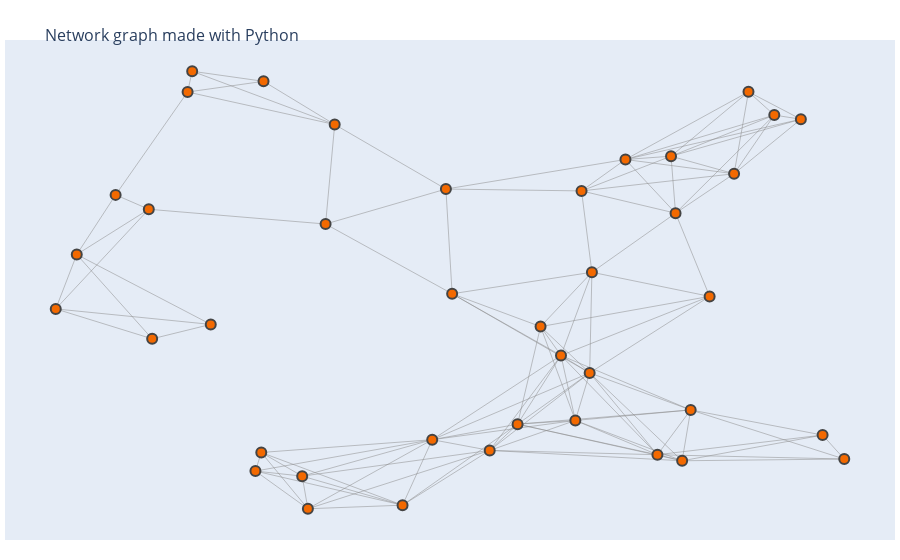

The cell this chart's notebook holds for it:
### Code cell
# map_40 is a bigger map than map_10
map_40 = load_map_40()
show_map(map_40)

### Figure 1 — Plotly figure (JSON) as saved in the notebook; plotly's stock layout.template omitted (floating-point values rounded to 4 significant figures; data arrays with more than 128 entries replaced by an {"elided": "..."} marker saying what was removed)
{"data": [{"hoverinfo": "none", "line": {"color": "#888", "width": 0.5}, "mode": "lines", "type": "scatter", "x": {"elided": "369 float values"}, "y": {"elided": "369 float values"}}, {"hoverinfo": "text", "marker": {"color": [0, 0, 0, 0, 0, 0, 0, 0, 0, 0, 0, 0, 0, 0, 0, 0, 0, 0, 0, 0, 0, 0, 0, 0, 0, 0, 0, 0, 0, 0, 0, 0, 0, 0, 0, 0, 0, 0, 0, 0], "colorbar": {"thickness": 15, "title": {"side": "right", "text": "Node Connections"}, "xanchor": "left"}, "colorscale": [[0, "rgb(0, 0, 0)"], [0.3333, "rgb(230,0,0)"], [0.6667, "rgb(255,210,0)"], [1, "rgb(255,255,255)"]], "line": {"width": 2}, "reversescale": true, "showscale": false, "size": 10}, "mode": "markers", "text": ["Intersection 0<br>Neighbors: 36, 34, 31, 28, 17", "Intersection 1<br>Neighbors: 35, 31, 27, 26, 25, 20, 18, 17, 15, 6", "Intersection 2<br>Neighbors: 39, 36, 21, 19, 9, 7, 4", "Intersection 3<br>Neighbors: 35, 20, 15, 11, 6", "Intersection 4<br>Neighbors: 2, 39, 36, 21, 19, 9, 7", "Intersection 5<br>Neighbors: 32, 16, 14", "Intersection 6<br>Neighbors: 1, 3, 35, 20, 15, 11", "Intersection 7<br>Neighbors: 2, 4, 39, 36, 22, 21, 19, 9", "Intersection 8<br>Neighbors: 33, 30, 14", "Intersection 9<br>Neighbors: 2, 4, 7, 36, 21, 19", "Intersection 10<br>Neighbors: 31, 27, 26, 25, 24, 18, 17, 13", "Intersection 11<br>Neighbors: 3, 6, 35, 20, 15", "Intersection 12<br>Neighbors: 37, 34, 31, 28, 22, 17", "Intersection 13<br>Neighbors: 10, 27, 24, 18", "Intersection 14<br>Neighbors: 5, 8, 33, 30, 16", "Intersection 15<br>Neighbors: 1, 3, 6, 11, 35, 31, 26, 25, 20, 17", "Intersection 16<br>Neighbors: 5, 14, 37, 30", "Intersection 17<br>Neighbors: 0, 1, 10, 12, 15, 34, 31, 28, 26, 25, 18", "Intersection 18<br>Neighbors: 1, 10, 13, 17, 31, 27, 26, 25, 24", "Intersection 19<br>Neighbors: 2, 4, 7, 9, 21", "Intersection 20<br>Neighbors: 1, 3, 6, 11, 15, 35, 26", "Intersection 21<br>Neighbors: 2, 4, 7, 9, 19", "Intersection 22<br>Neighbors: 7, 12, 39, 37, 29", "Intersection 23<br>Neighbors: 38, 32, 29", "Intersection 24<br>Neighbors: 10, 13, 18, 27", "Intersection 25<br>Neighbors: 1, 10, 15, 17, 18, 34, 31, 27, 26", "Intersection 26<br>Neighbors: 1, 10, 15, 17, 18, 20, 25, 34, 31, 27", "Intersection 27<br>Neighbors: 1, 10, 13, 18, 24, 25, 26, 31", "Intersection 28<br>Neighbors: 0, 12, 17, 39, 36, 34, 31", "Intersection 29<br>Neighbors: 22, 23, 38, 37, 32", "Intersection 30<br>Neighbors: 8, 14, 16, 33", "Intersection 31<br>Neighbors: 0, 1, 10, 12, 15, 17, 18, 25, 26, 27, 28, 34", "Intersection 32<br>Neighbors: 5, 23, 29, 38", "Intersection 33<br>Neighbors: 8, 14, 30", "Intersection 34<br>Neighbors: 0, 12, 17, 25, 26, 28, 31", "Intersection 35<br>Neighbors: 1, 3, 6, 11, 15, 20", "Intersection 36<br>Neighbors: 0, 2, 4, 7, 9, 28, 39", "Intersection 37<br>Neighbors: 12, 16, 22, 29", "Intersection 38<br>Neighbors: 23, 29, 32", "Intersection 39<br>Neighbors: 2, 4, 7, 22, 28, 36"], "type": "scatter", "x": [0.7802, 0.525, 0.8085, 0.2599, 0.7354, 0.09089, 0.314, 0.6825, 0.2013, 0.8552, 0.7582, 0.2531, 0.4814, 0.9112, 0.04581, 0.4583, 0.1294, 0.6077, 0.7196, 0.886, 0.4238, 0.8252, 0.4742, 0.2625, 0.9364, 0.6243, 0.5573, 0.7483, 0.6436, 0.3451, 0.02142, 0.641, 0.1744, 0.1333, 0.584, 0.3074, 0.7406, 0.3345, 0.1797, 0.6315], "y": [0.4947, 0.1495, 0.7696, 0.1449, 0.809, 0.7223, 0.01876, 0.8016, 0.432, 0.9011, 0.2403, 0.1032, 0.5006, 0.1839, 0.5887, 0.1736, 0.69, 0.3623, 0.1399, 0.8919, 0.02677, 0.9533, 0.7353, 0.9768, 0.1302, 0.2167, 0.2084, 0.1263, 0.5489, 0.88, 0.4666, 0.3233, 0.9529, 0.3997, 0.427, 0.09187, 0.6813, 0.6569, 0.9994, 0.7312]}], "layout": {"autosize": true, "hovermode": "closest", "margin": {"b": 20, "l": 5, "r": 5, "t": 40}, "showlegend": false, "title": {"font": {"size": 16}, "text": "<br>Network graph made with Python"}, "xaxis": {"autorange": true, "range": [-0.03586, 0.9937], "showgrid": false, "showticklabels": false, "type": "linear", "zeroline": false}, "yaxis": {"autorange": true, "range": [-0.06216, 1.08], "showgrid": false, "showticklabels": false, "type": "linear", "zeroline": false}}}
